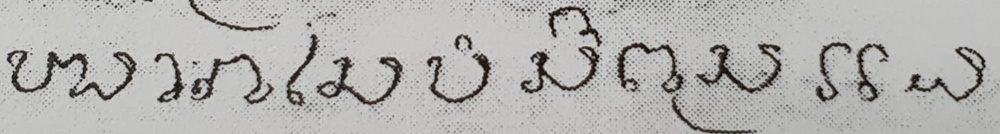
#> input picture DilationErosionImage/text-line.jpg, 1000 x 134 px, shrunk from 1886 x 253 before the run
$ python DilationErosionEx2.py
#> lines starting #> are read from the running program, lines starting #| are printed output that depends on the picture; after the words box and inside, x2 and y2 are one past the last pixel; in counts of white or black regions, pixels touching at a corner belong together
import cv2
import numpy as np
from matplotlib import pyplot as plt


def dilate_and_erode(img, kernel):
    thr, bin_img = cv2.threshold(
        img, 0, 1, cv2.THRESH_BINARY_INV+cv2.THRESH_OTSU)
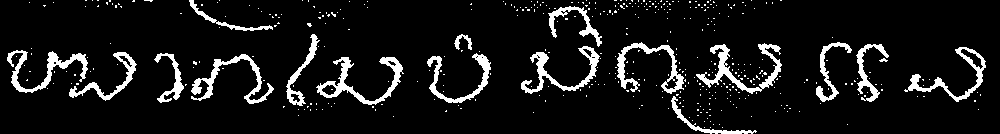
#> bin_img: shape (134, 1000); values 0 (black) and 1 (white), 8.8% white; 438 white regions (420 under 20 px), largest, box (x1, y1, x2, y2) and area: (696, 43, 782, 94) 1035, (316, 57, 404, 105) 1012, (7, 50, 88, 93) 906
#> thr = 127

    dilate = cv2.dilate(bin_img, kernel, iterations=1)
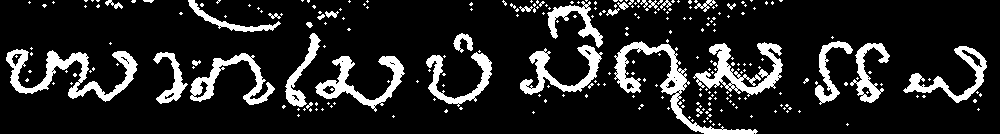
#> dilate: shape (134, 1000); values 0 (black) and 1 (white), 14.1% white; 271 white regions (239 under 20 px), largest, box (x1, y1, x2, y2) and area: (6, 49, 138, 102) 2189, (614, 41, 758, 134) 2033, (693, 42, 783, 97) 1806
    erode = cv2.erode(bin_img, kernel, iterations=1)
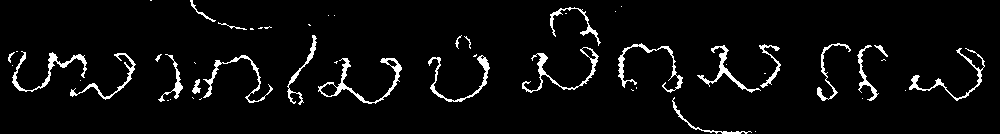
#> erode: shape (134, 1000); values 0 (black) and 1 (white), 4.6% white; 52 white regions (28 under 20 px), largest, box (x1, y1, x2, y2) and area: (318, 58, 402, 104) 598, (12, 51, 87, 92) 504, (522, 47, 599, 93) 489

    return dilate, erode, bin_img


def opening(img, kernel):
    thr, bin_img = cv2.threshold(
        img, 0, 1, cv2.THRESH_BINARY_INV+cv2.THRESH_OTSU)
#> thr = 127
    erode = cv2.erode(bin_img, kernel, iterations=1)
    dilate = cv2.dilate(erode, kernel, iterations=1)
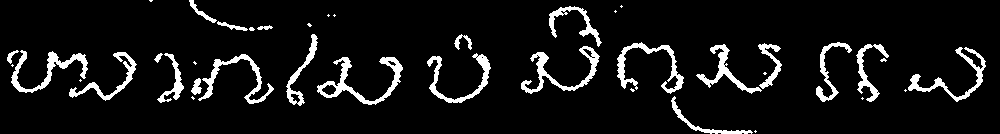
#> dilate: shape (134, 1000); values 0 (black) and 1 (white), 7.9% white; 40 white regions (17 under 20 px), largest, box (x1, y1, x2, y2) and area: (317, 57, 403, 105) 980, (521, 46, 600, 94) 842, (11, 50, 88, 93) 808
    return dilate


def closing(img, kernel):
    thr, bin_img = cv2.threshold(
        img, 0, 1, cv2.THRESH_BINARY_INV+cv2.THRESH_OTSU)
#> thr = 127
    dilate = cv2.dilate(bin_img, kernel, iterations=1)
    erode = cv2.erode(dilate, kernel, iterations=1)
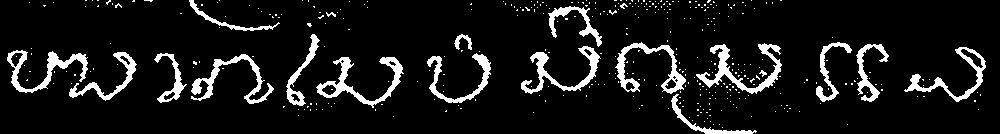
#> erode: shape (134, 1000); values 0 (black) and 1 (white), 9.2% white; 390 white regions (370 under 20 px), largest, box (x1, y1, x2, y2) and area: (696, 43, 782, 94) 1118, (316, 57, 404, 108) 1058, (615, 42, 686, 94) 942
    return erode


img = cv2.imread('./DilationErosionImage/text-line.jpg', 0)
# kernel = np.ones((3, 3), np.uint8)
kernel = np.array([[0, 1, 0], [1, 1, 1], [0, 1, 0]], np.uint8)

dst_dilate, dst_erode, bin_img = dilate_and_erode(img, kernel)
dst_open = opening(img, kernel)
dst_close = closing(img, kernel)

titles = ['BINARY', 'Dilation', 'Erosion', 'Opening', 'Closing']
images = [bin_img, dst_dilate, dst_erode, dst_open, dst_close]
for i in range(len(images)):
    plt.subplot(len(images), 1, i+1)
    plt.imshow(images[i]*255, 'gray')
    plt.title(titles[i])
    plt.xticks([]), plt.yticks([])
#> this loop made 5 passes

plt.show()
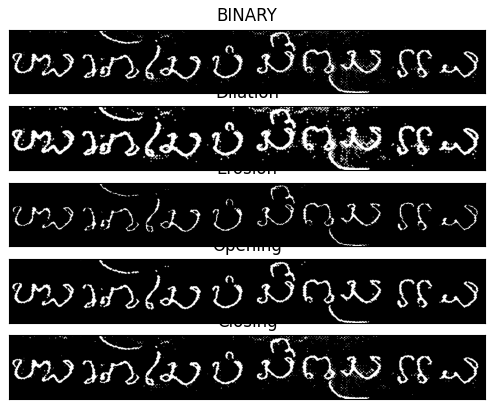
#> figure drawn by matplotlib, 5 panels
